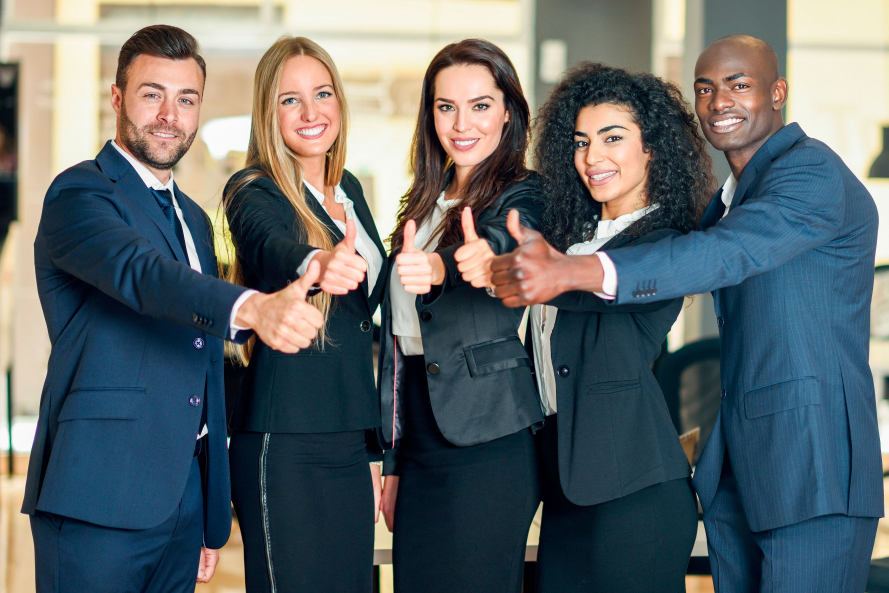
#> input picture imagem_2.jpg, 2665 x 1779 px (shown at 1/3 size)
$ python deteccao_exemplo2.py
#> lines starting #> are read from the running program, lines starting #| are printed output that depends on the picture; after the words box and inside, x2 and y2 are one past the last pixel; in counts of white or black regions, pixels touching at a corner belong together
# Importando a biblioteca
import cv2

# Criando o classificador
classificador = cv2.CascadeClassifier('venv\Lib\site-packages\cv2\data\haarcascade_frontalface_default.xml')

# Carregando a imagem, redimensionando e convertendo para cinza
imagem = cv2.imread('imagem_2.jpg')
#> imagem is the input picture: shape (1779, 2665, 3); mean B, G, R 105, 102.9, 94.8
imagem = cv2.resize(imagem, (1000, 600))
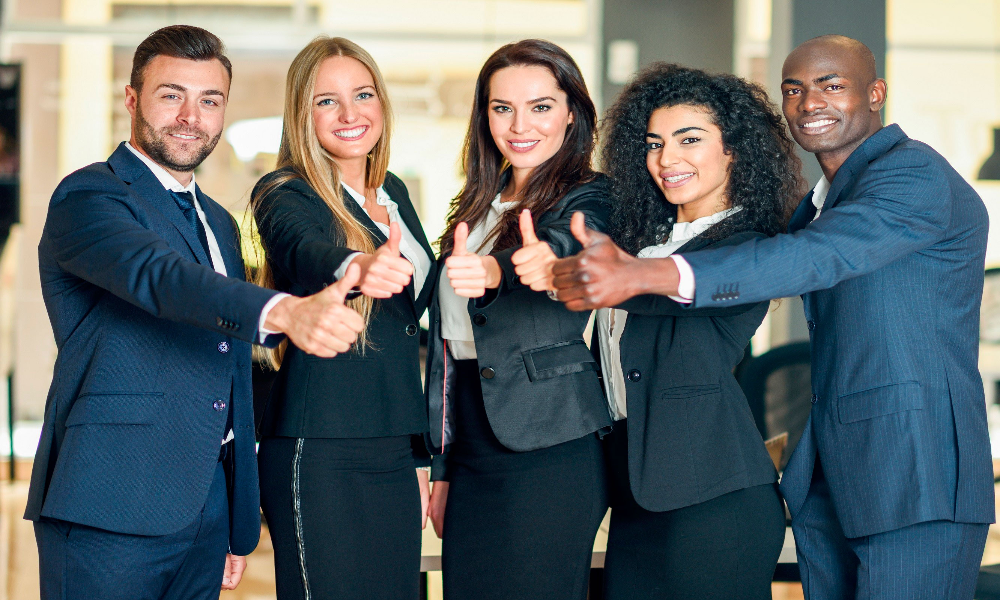
#> imagem: shape (600, 1000, 3); mean B, G, R 104.9, 102.8, 94.7
imagem_cinza = cv2.cvtColor(imagem, cv2.COLOR_BGR2GRAY)
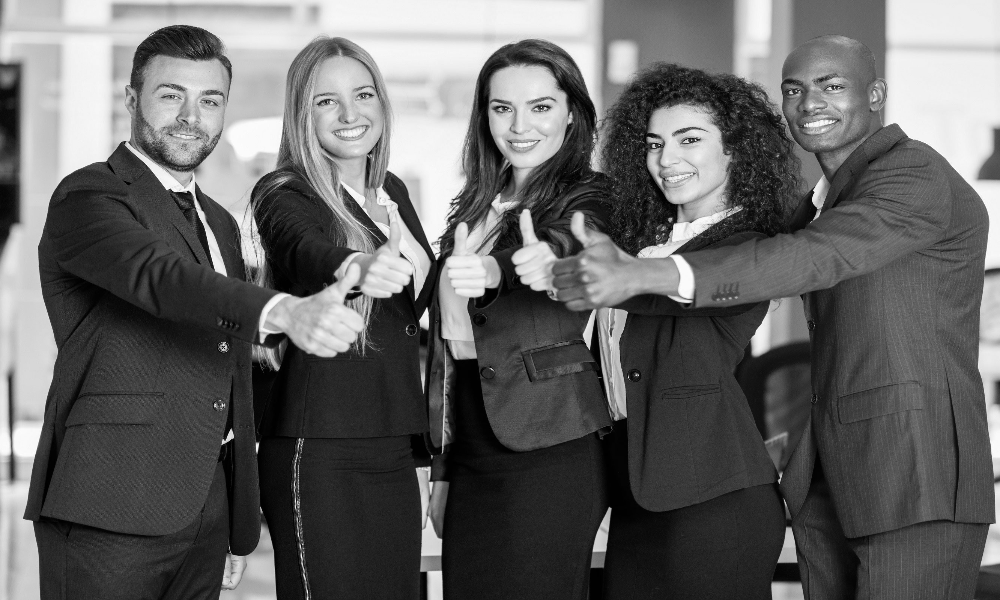
#> imagem_cinza: shape (600, 1000); min 0, max 253, mean 100.6

# Detectar faces usando o classificador
faces_detectadas = classificador.detectMultiScale(imagem_cinza, scaleFactor=1.2)
#> faces_detectadas = [[772, 56, 79, 79], [299, 62, 95, 95], [476, 72, 95, 95], [634, 105, 96, 96], [130, 53, 115, 115]]

# Quantas faces foram detectadas?
print(len(faces_detectadas))
#| 5
print(faces_detectadas)
#| [[772  56  79  79]
#|  [299  62  95  95]
#|  [476  72  95  95]
#|  [634 105  96  96]
#|  [130  53 115 115]]

# Percorrer as faces detectadas
for (x, y, larg, alt) in faces_detectadas:
    cv2.rectangle(imagem, (x, y), (x + larg, y + alt), (255, 0, 255), 2)
#> this loop made 5 passes
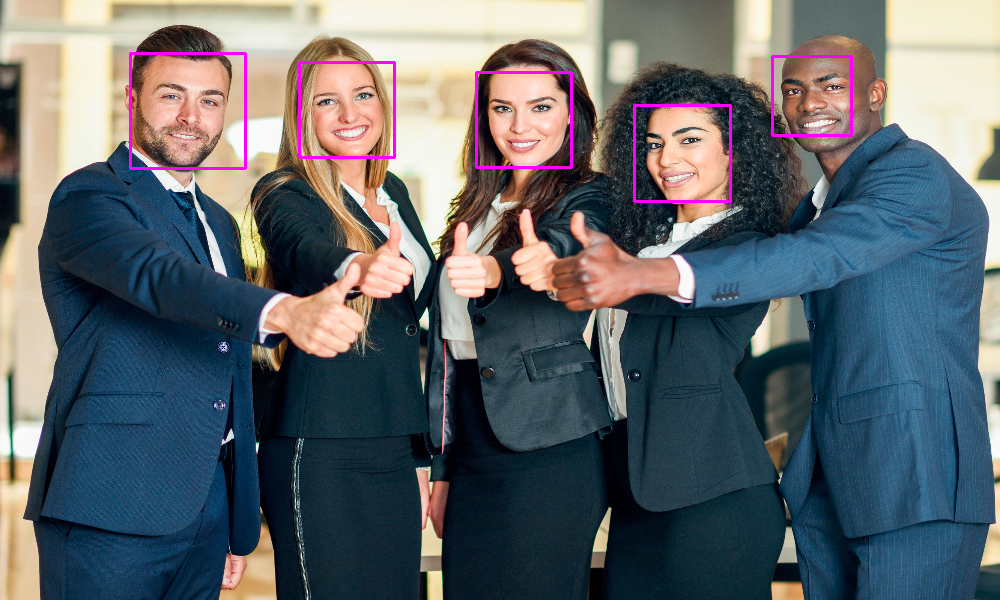
#> imagem: shape (600, 1000, 3); 0.96% of pixels changed, all inside (x1, y1, x2, y2) = (129, 52, 853, 203)

# Exibindo a imagem
cv2.imshow(f'{len(faces_detectadas)} faces detectadas', imagem)
cv2.waitKey()

$ run again, with imagem_1.jpg copied over imagem_2.jpg
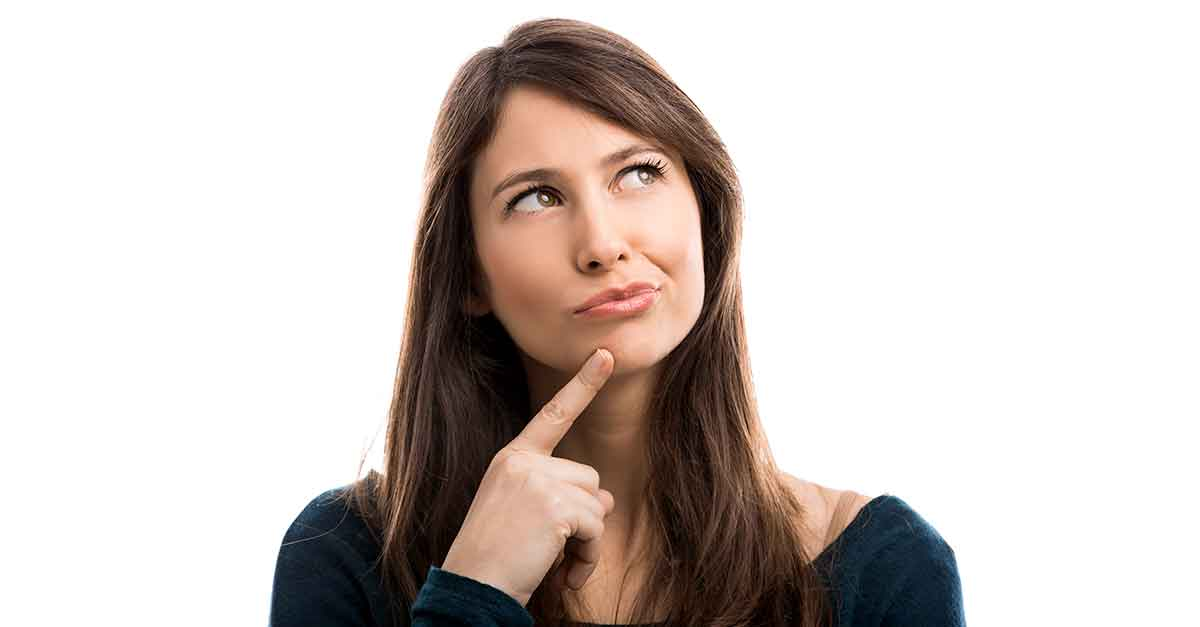
#> input picture imagem_1.jpg, 1200 x 627 px
#> imagem is the input picture: shape (627, 1200, 3); mean B, G, R 197.7, 201.6, 209.9
#> `imagem_cinza = cv2.cvtColor(imagem, cv2.COLOR_BGR2GRAY)`:
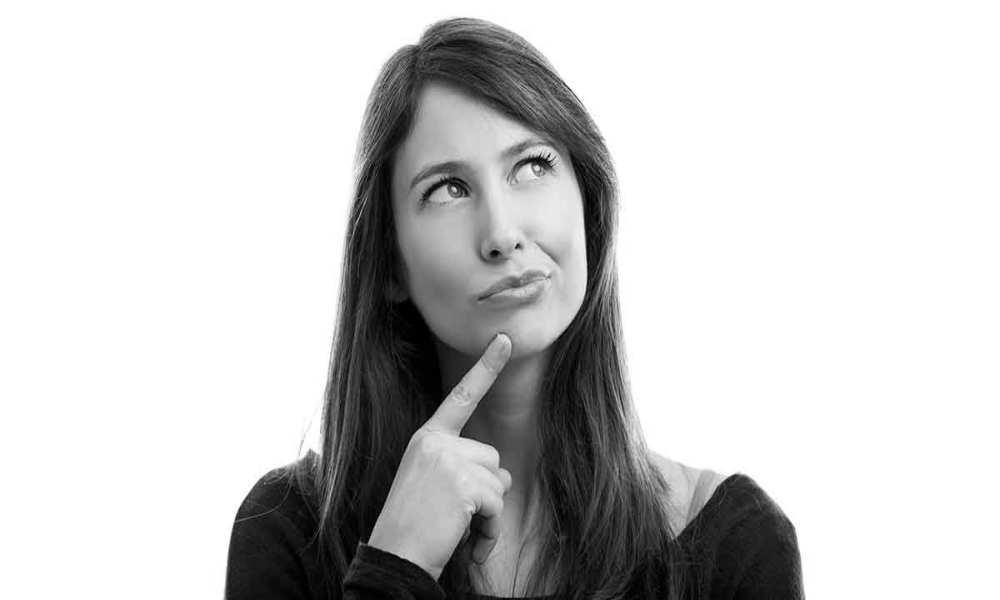
#> imagem_cinza: shape (600, 1000); min 0, max 255, mean 203.6
#> faces_detectadas = [[367, 82, 250, 250]]
#| 1
#| [[367  82 250 250]]
#> the loop `for (x, y, larg, alt) in faces_detectadas:` made 1 pass
#> after the loop `for (x, y, larg, alt) in faces_detectadas:`:
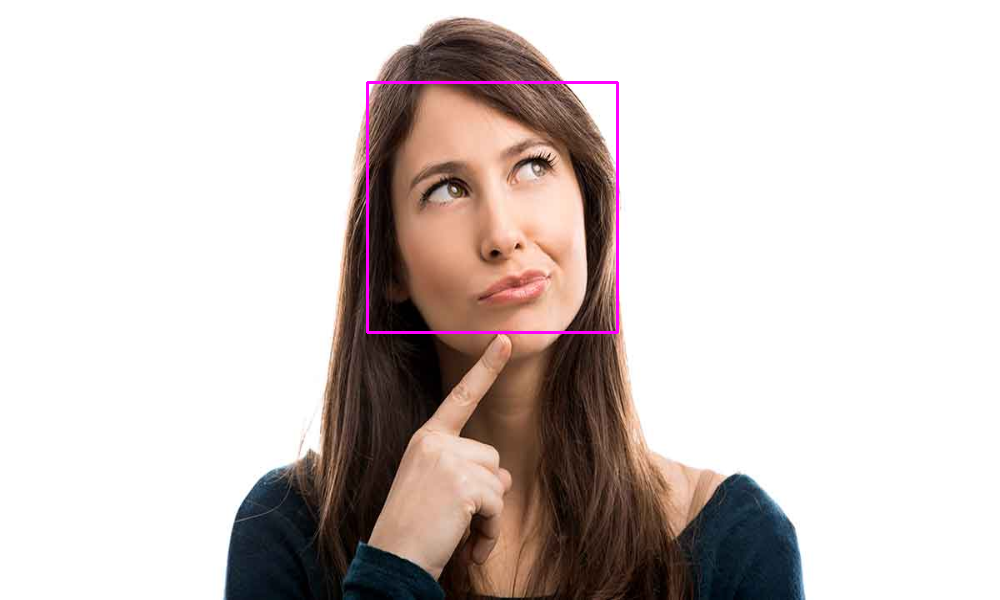
#> imagem: shape (600, 1000, 3); mean B, G, R 198.3, 200.9, 210.4
